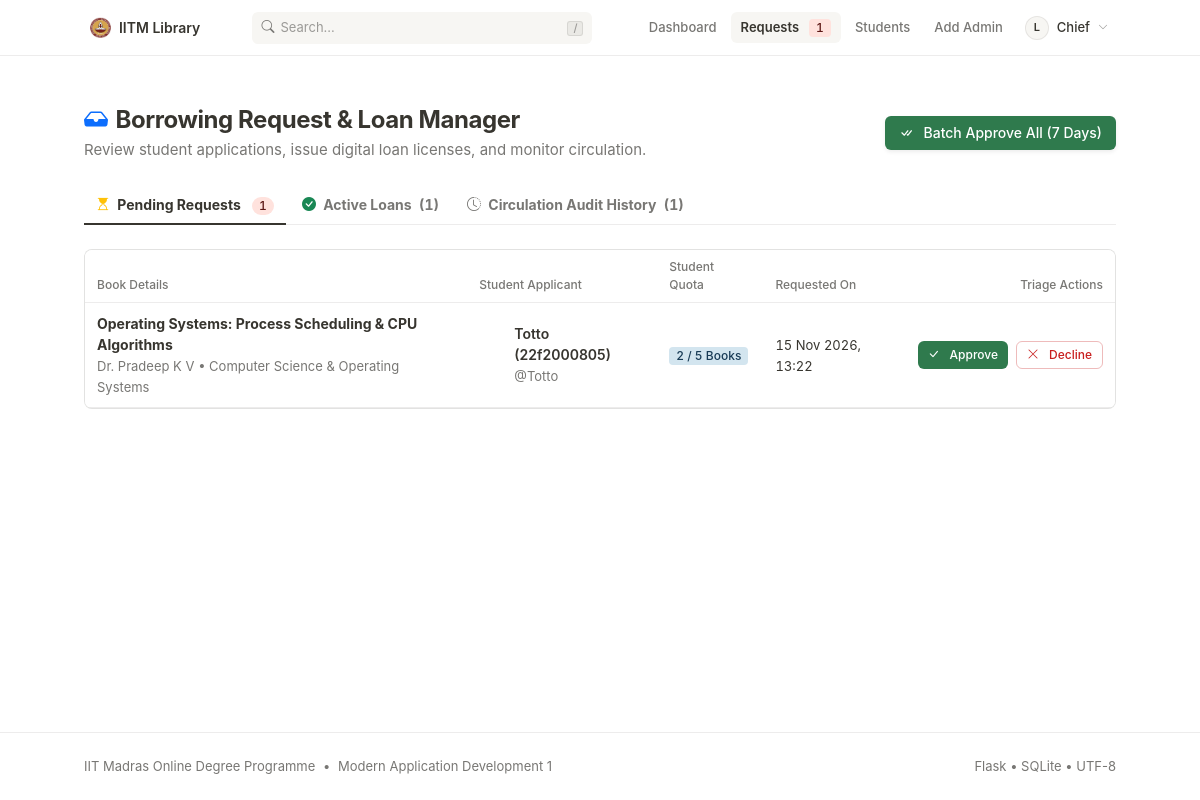
/librarian/requests (signed in), run on an earlier commit of the app's database.
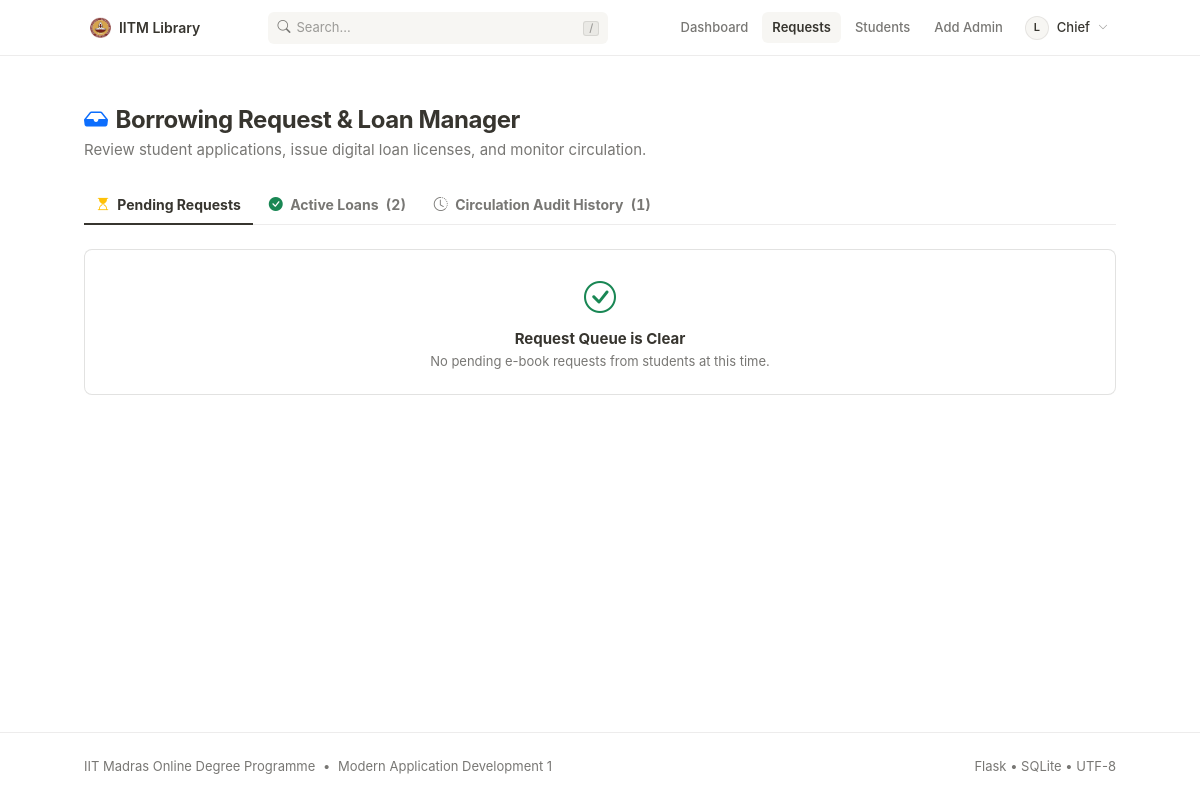
And on a later commit of the database.
### Code/models.py (models this page shows, shortened)
class BookIssue(db.Model):
    __tablename__ = 'book_issues'
    id = db.Column(db.Integer, primary_key=True)
    user_id = db.Column(db.Integer, db.ForeignKey('users.id', ondelete='CASCADE'), nullable=False, index=True)
    book_id = db.Column(db.Integer, db.ForeignKey('books.id', ondelete='CASCADE'), nullable=False, index=True)
    status = db.Column(db.String(20), nullable=False, default='pending', index=True)
    request_date = db.Column(db.DateTime, default=lambda: datetime.now(timezone.utc))
    issue_date = db.Column(db.DateTime, nullable=True)
    due_date = db.Column(db.DateTime, nullable=True)
    return_date = db.Column(db.DateTime, nullable=True)
    rejection_reason = db.Column(db.String(255), nullable=True)
    @property
    def days_remaining(self):
        if self.status == 'issued' and self.due_date:
            now = datetime.now(timezone.utc)
            due = self.due_date if self.due_date.tzinfo else self.due_date.replace(tzinfo=timezone.utc)
            diff = (due - now).total_seconds() / 86400
            return max(0, int(diff))
        return 0

class Book(db.Model):
    __tablename__ = 'books'
    id = db.Column(db.Integer, primary_key=True)
    title = db.Column(db.String(150), nullable=False, index=True)
    author = db.Column(db.String(150), nullable=False, index=True)
    content = db.Column(db.Text, nullable=True)  # Summary / description
    section_id = db.Column(db.Integer, db.ForeignKey('sections.id', ondelete='CASCADE'), nullable=False)
    file_path = db.Column(db.String(255), nullable=False)
    pages = db.Column(db.Integer, default=1)
    language = db.Column(db.String(50), default='English')
    edition = db.Column(db.String(50), default='1st Edition')
    created_at = db.Column(db.DateTime, default=lambda: datetime.now(timezone.utc))
    issues = db.relationship('BookIssue', backref='book', cascade='all, delete-orphan', lazy=True)
    feedbacks = db.relationship('Feedback', backref='book', cascade='all, delete-orphan', lazy=True)

class Section(db.Model):
    __tablename__ = 'sections'
    id = db.Column(db.Integer, primary_key=True)
    name = db.Column(db.String(100), unique=True, nullable=False, index=True)
    description = db.Column(db.Text, nullable=True)
    icon = db.Column(db.String(50), default='bi-journal-bookmark-fill')
    created_at = db.Column(db.DateTime, default=lambda: datetime.now(timezone.utc))
    books = db.relationship('Book', backref='section', cascade='all, delete-orphan', lazy=True)

class User(db.Model):
    __tablename__ = 'users'
    id = db.Column(db.Integer, primary_key=True)
    username = db.Column(db.String(50), unique=True, nullable=False, index=True)
    password_hash = db.Column(db.String(255), nullable=False)
    role = db.Column(db.String(20), nullable=False, default='user')  # 'user' or 'librarian'
    full_name = db.Column(db.String(100), nullable=False)
    email = db.Column(db.String(120), nullable=True)
    created_at = db.Column(db.DateTime, default=lambda: datetime.now(timezone.utc))
    issues = db.relationship('BookIssue', backref='user', cascade='all, delete-orphan', lazy=True)
    feedbacks = db.relationship('Feedback', backref='user', cascade='all, delete-orphan', lazy=True)
    @property
    def is_librarian(self):
        return self.role == 'librarian'
    @property
    def active_quota_count(self):
        return BookIssue.query.filter(
            BookIssue.user_id == self.id,
            BookIssue.status.in_(['issued', 'pending'])
        ).count()

### Code/LMS_app.py (the view, shortened to what this page needs)
@app.route('/librarian/process_request', methods=['GET', 'POST'])
@app.route('/librarian/requests', methods=['GET', 'POST'])
@librarian_required
def process_request_page():
    pending_requests = BookIssue.query.filter_by(status='pending').order_by(BookIssue.request_date.desc()).all()
    active_loans = BookIssue.query.filter_by(status='issued').order_by(BookIssue.issue_date.desc()).all()
    completed_history = BookIssue.query.filter(
        BookIssue.status.in_(['returned', 'revoked', 'rejected'])
    ).order_by(BookIssue.return_date.desc()).limit(50).all()
    return render_template('librarian_request_process.html',
                           pending_requests=pending_requests,
                           active_loans=active_loans,
                           completed_history=completed_history)

### Code/LMS_app.py (called while the page is built)
@app.before_request
def before_request_hook():
    check_and_revoke_expired_books()

@app.context_processor
def inject_global_context():
    current_user = None
    if 'user_id' in session:
        current_user = db.session.get(User, session['user_id'])
    pending_requests_count = 0
    if current_user and current_user.is_librarian:
        pending_requests_count = BookIssue.query.filter_by(status='pending').count()
    active_user_quota = 0
    if current_user and not current_user.is_librarian:
        active_user_quota = current_user.active_quota_count
    return {
        'current_user': current_user,
        'pending_requests_count': pending_requests_count,
        'active_user_quota': active_user_quota,
        'now': datetime.now(timezone.utc)
    }

### Code/models.py (called while the page is built)
@event.listens_for(Engine, "connect")
def set_sqlite_pragma(dbapi_connection, connection_record):
    try:
        cursor = dbapi_connection.cursor()
        cursor.execute("PRAGMA foreign_keys=ON")
        cursor.close()
    except Exception:
        pass

### Code/templates/librarian_request_process.html (shortened to what the changed rows need)
{% extends "base.html" %}
{% block content %}
<div class="d-flex flex-wrap justify-content-between align-items-center mb-4">
    <div>
        <h2 class="fw-bold mb-1 text-dark">
            <i class="bi bi-inbox-fill text-primary me-2"></i>Borrowing Request & Loan Manager
        </h2>
    </div>
    {% if pending_requests %}
    <form action="{{ url_for('batch_approve') }}" method="post" onsubmit="return confirm('Batch approve all eligible pending requests for a standard 7-day loan period?');">
        <button type="submit" class="btn btn-success shadow-sm">
            <i class="bi bi-check-all me-1"></i> Batch Approve All (7 Days)
        </button>
    </form>
    {% endif %}
</div>
<ul class="nav nav-tabs mb-4" id="requestTabs" role="tablist">
    <li class="nav-item" role="presentation">
        <button class="nav-link active fw-bold py-3 px-4 position-relative" id="pending-tab" data-bs-toggle="tab" data-bs-target="#pending-panel" type="button" role="tab">
            <i class="bi bi-hourglass-top text-warning me-1"></i> Pending Requests
            {% if pending_requests|length > 0 %}
            <span class="badge bg-danger rounded-pill ms-2 tabular-nums">{{ pending_requests|length }}</span>
            {% endif %}
        </button>
    </li>
    <li class="nav-item" role="presentation">
        <button class="nav-link fw-bold py-3 px-4" id="active-tab" data-bs-toggle="tab" data-bs-target="#active-panel" type="button" role="tab">
            <i class="bi bi-check-circle-fill text-success me-1"></i> Active Loans <span class="tabular-nums ms-1">({{ active_loans|length }})</span>
        </button>
    </li>
</ul>
<div class="tab-content" id="requestTabsContent">
    <div class="tab-pane fade show active" id="pending-panel" role="tabpanel">
        {% if pending_requests %}
        <div class="card border rounded-3 overflow-hidden bg-white" style="border-color: var(--border-subtle) !important;">
            <div class="table-responsive">
                <table class="table lms-table mb-0">
                    <thead>
                        <tr>
                            <th>Book Details</th>
                            <th>Student Applicant</th>
                            <th>Student Quota</th>
                            <th>Requested On</th>
                            <th class="text-end">Triage Actions</th>
                        </tr>
                    </thead>
                    <tbody>
                        {% for req in pending_requests %}
                        <tr>
                            <td>
                                <div class="fw-bold text-dark">{{ req.book.title }}</div>
                                <small class="text-secondary">{{ req.book.author }} &bull; {{ req.book.section.name }}</small>
                            </td>
                            <td>
                                <div class="d-flex align-items-center gap-2">
                                    <div class="rounded-circle d-flex align-items-center justify-content-center text-white fw-bold" style="width: 28px; height: 28px; font-size: 0.75rem; background-color: var(--brand-navy-800);">
                                    </div>
                                    <div>
                                        <div class="fw-semibold text-dark">{{ req.user.full_name }}</div>
                                        <small class="text-muted">@{{ req.user.username }}</small>
                                    </div>
                                </div>
                            </td>
                            <td>
                                <span class="badge {% if req.user.active_quota_count >= 5 %}bg-danger{% else %}bg-primary{% endif %} tabular-nums">
                                    {{ req.user.active_quota_count }} / 5 Books
                                </span>
                            </td>
                            <td>
                                <small class="text-dark tabular-nums">{{ req.request_date.strftime('%d %b %Y, %H:%M') }}</small>
                            </td>
                            <td class="text-end">
                                <div class="d-inline-flex gap-2">
                                    <button type="button" class="btn btn-sm btn-success" data-bs-toggle="modal" data-bs-target="#approveModal{{ req.id }}">
                                        <i class="bi bi-check-lg me-1"></i> Approve
                                    </button>
                                    <button type="button" class="btn btn-sm btn-outline-danger" data-bs-toggle="modal" data-bs-target="#rejectModal{{ req.id }}">
                                        <i class="bi bi-x-lg me-1"></i> Decline
                                    </button>
                                </div>
                            </td>
                        </tr>
                        {% endfor %}
                    </tbody>
                </table>
            </div>
        </div>
        {% else %}
        <div class="card border p-4 text-center rounded-3 bg-white" style="border-color: var(--border-subtle) !important;">
            <i class="bi bi-check-circle fs-2 text-success mb-2"></i>
            <h6 class="text-dark fw-bold mb-1">Request Queue is Clear</h6>
            <p class="text-secondary small mb-0">No pending e-book requests from students at this time.</p>
        </div>
        {% endif %}
    </div>
</div>
{% endblock %}

### Code/templates/base.html (shortened to what this page needs)
<!DOCTYPE html>
<html lang="en">
<head>
    <link href="https://cdn.jsdelivr.net/npm/bootstrap@5.3.3/dist/css/bootstrap.min.css" rel="stylesheet">
    <link rel="stylesheet" href="https://cdn.jsdelivr.net/npm/bootstrap-icons@1.11.3/font/bootstrap-icons.min.css">
    <link rel="stylesheet" href="{{ url_for('static', filename='style.css') }}">
</head>
<body>
    <header class="notion-navbar">
        <div class="container">
            <a class="notion-navbar-brand" href="{{ url_for('home') }}">
                <img src="{{ url_for('static', filename='IITM_logo.png') }}" alt="IIT Madras Logo">
                <span>IITM Library</span>
            </a>
            <div class="notion-nav-search d-none d-md-block">
                <form action="{{ url_for('search') }}" method="get" role="search">
                    <span class="search-icon"><i class="bi bi-search"></i></span>
                    <input type="text" id="navSearchInput" name="q" placeholder="Search..." value="{{ request.args.get('q', '') }}" aria-label="Search catalogue">
                    <span class="kbd-hint"><kbd class="notion-kbd">/</kbd></span>
                </form>
            </div>
            <nav class="notion-nav-links">
                {% if current_user %}
                    {% if current_user.is_librarian %}
                        <a class="notion-nav-link {% if request.endpoint == 'librarian_dashboard' %}active{% endif %}" href="{{ url_for('librarian_dashboard') }}">
                            Dashboard
                        </a>
                        <a class="notion-nav-link {% if request.endpoint == 'process_request_page' %}active{% endif %}" href="{{ url_for('process_request_page') }}">
                            Requests
                            {% if pending_requests_count > 0 %}
                            <span class="notion-tag notion-tag-red tabular-nums ms-1">{{ pending_requests_count }}</span>
                            {% endif %}
                        </a>
                        <a class="notion-nav-link {% if request.endpoint == 'librarian_users' %}active{% endif %}" href="{{ url_for('librarian_users') }}">
                            Students
                        </a>
                        <a class="notion-nav-link {% if request.endpoint == 'librarian_register' %}active{% endif %}" href="{{ url_for('librarian_register') }}">
                            Add Admin
                        </a>
                    {% endif %}
                    <div class="dropdown ms-1">
                        <button class="notion-user-btn" type="button" data-bs-toggle="dropdown" aria-expanded="false">
                            <div class="notion-avatar-circle">
                                {{ current_user.username[0].upper() }}
                            </div>
                            <span>{{ current_user.full_name.split(' ')[0] }}</span>
                            <i class="bi bi-chevron-down" style="font-size: 10px; color: var(--text-tertiary);"></i>
                        </button>
                    </div>
                {% endif %}
            </nav>
        </div>
    </header>
    <main class="main-wrapper">
        <div class="container">
            {% block content %}{% endblock %}
        </div>
    </main>
    <footer class="notion-footer">
        <div class="container">
            <div class="d-flex flex-wrap justify-content-between align-items-center gap-2">
                <div>
                    <span>IIT Madras Online Degree Programme</span>
                    <span class="mx-1">&bull;</span>
                    <span>Modern Application Development 1</span>
                </div>
                <div>
                    <span>Flask &bull; SQLite &bull; UTF-8</span>
                </div>
            </div>
        </div>
    </footer>
</body>
</html>

What changed in the data, as far as the page shows it:
no longer on this page (row edited): BookIssue: book "Operating Systems: Process Scheduling & CPU Algorithms", book.author "Dr. Pradeep K V", book.section.name "Computer Science & Operating Systems", user.full_name "Totto (22f2000805)", user.username "Totto", user.active_quota_count "2", request_date "15 Nov 2026, 13:22"
Also different on the page:
{{ active_loans|length }}: "1" → "2"
{{ pending_requests_count }}: "1" → (not shown)
{{ pending_requests|length }}: "1" → (not shown)
text no longer shown: "Batch Approve All (7 Days) Book Details Student Applicant Student Quota Requested On Triage Actions"
text now shown: "Request Queue is Clear No pending e-book requests from students at this time."
